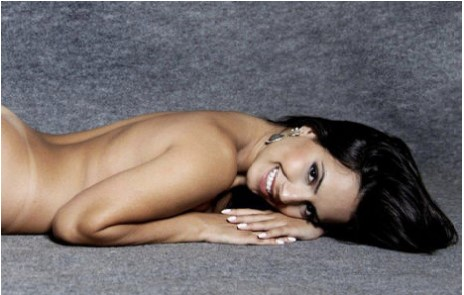
#> input picture images/nudez.jpg, 464 x 295 px
$ jupyter execute --allow-errors processing.ipynb
#> lines starting #> are read from the running program, lines starting #| are printed output that depends on the picture; after the words box and inside, x2 and y2 are one past the last pixel; in counts of white or black regions, pixels touching at a corner belong together
### utils/preprocessing.py
import cv2
import matplotlib.pyplot as plt
import numpy as np
from skimage.measure import label
from skimage.io import imread, imshow

def read_image(url):
    imagem = cv2.cvtColor(imread(url), cv2.COLOR_RGB2HSV)
    return imagem

# [51 lines left out: functions apply_mask, opening_closing, label_image, not called in this run]

### processing.ipynb
### Importando bibliotecas

[cell 1]
# Processamento de imagens
import cv2
from skimage.measure import label
from skimage.io import imread, imshow,imsave
from skimage import color
from utils.preprocessing import *

# Manipulação de dados
import numpy as np
import pandas as pd

# Geração de gráficos
import seaborn as sns
import matplotlib.pyplot as plt
from matplotlib.patches import Rectangle
from pylab import rcParams
from matplotlib.colors import ListedColormap

# Machine Learning
from sklearn import neighbors
from sklearn.neighbors import KNeighborsClassifier
from sklearn.metrics import f1_score,confusion_matrix
from sklearn.model_selection  import train_test_split

# Gerais
from tqdm import tqdm

#### 1. Definir cores de interesse para a segmentação

OBSERVAÇÃO: H, hue in OpenCV varies from 0 to 180, but in the outer world it is usually measured in degrees from 0 to 360, so to get the H of your color h = 97.5° / 2 = 48.7

S and V are measured from 0 ( = 0% in outer world) to 255 ( = 100% in outer world), so

s = 255 * 5.1% = 13
v = 255 * 61.57% = 157

https://stackoverflow.com/questions/57469394/opencv-choosing-hsv-thresholds-for-color-filtering

[cell 2]
nudez = cv2.imread('./images/nudez.jpg')
#> nudez is the input picture: shape (295, 464, 3); mean B, G, R 107.2, 107.7, 115.7
nudez = cv2.cvtColor(nudez, cv2.COLOR_BGR2HSV)
#> nudez: shape (295, 464, 3); mean H, S, V 78.4, 51.3, 123.7
plt.imshow(nudez)
plt.show()

#### 1.2 Pega H e S dos recortes de pele

[cell 3]
paleta = cv2.imread('./images/recorte_pele.jpg')
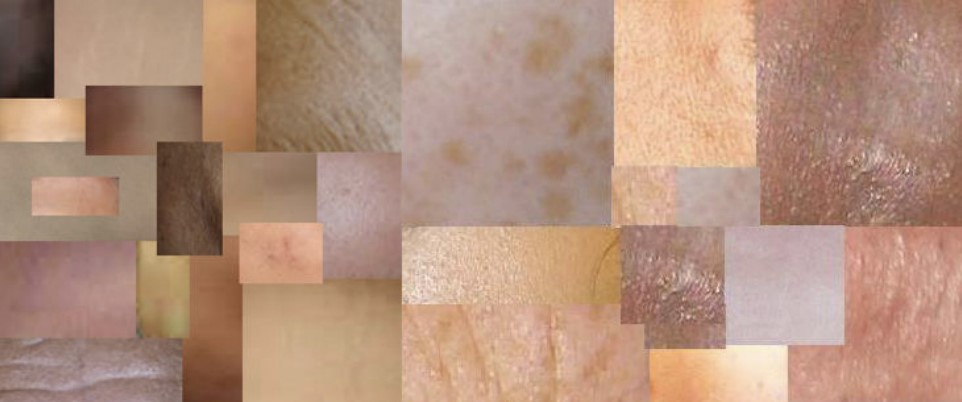
#> input picture images/recorte_pele.jpg, 962 x 402 px
#> paleta is the input picture: shape (402, 962, 3); mean B, G, R 125.5, 145.3, 180
paleta = cv2.cvtColor(paleta, cv2.COLOR_BGR2HSV)
#> paleta: shape (402, 962, 3); mean H, S, V 16.3, 78.4, 180
plt.imshow(paleta)
plt.show()

[cell 4]
all_hsv_codes = paleta.reshape(-1, paleta.shape[-1])
all_hs_codes = [[h,s] for h,s,v in all_hsv_codes]
#> all_hs_codes = 386724 items
unique_hs = np.unique(all_hs_codes, axis=0)
#> unique_hs = 2702 pairs, first value 0 to 179, second value 12 to 255

unique_hs_x = [h*2 for h,s in unique_hs]
#> unique_hs_x = 2702 values from 0 to 358
unique_hs_y = [s/255 for h,s in unique_hs]
#> unique_hs_y = 2702 values, max 1 at index 1102, min 0.0471 at index 2577, mean 0.317

[cell 5]
fig = plt.figure(figsize = (7,5))
sns.set_theme(style = 'whitegrid')

plt.xlabel('$H$', fontsize = 18)
plt.ylabel('$S$', fontsize = 18)

plt.xlim(0,360)
plt.ylim(0,1)

plt.scatter(unique_hs_x,unique_hs_y,c = '#DB9961')

plt.title(
    f'Valores de H e S para o recorte de imagens',
    fontsize= 18,
    fontweight = 'bold',
    y = 1
)

ax = plt.gca()
ax.tick_params(axis='both', which='major', labelsize=15)
ax.tick_params(axis='both', which='minor', labelsize=15)

# Adicionando faixa de interesse
# Valor real (Open CV): H[0,20] e S[25,180]
plt.gca().add_patch(
   Rectangle(
       (0,0.09),
       40,
       0.6,
       fill=True,
       color='b',
       alpha=0.5,
       zorder=100,
       figure=fig
       )
   )

plt.savefig(
    f'./graficos/distribuicao_H_S.eps',
    dpi=1200,
    format = 'eps',
    bbox_inches='tight'
)
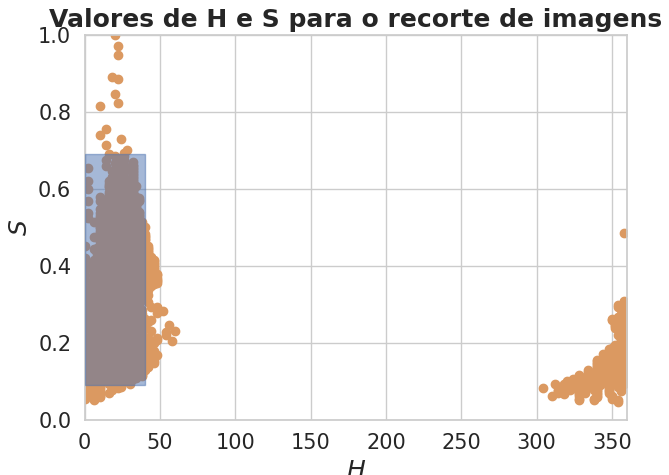
#> figure drawn by matplotlib, 1 panel

### 2 Segmentação de Cores

[cell 6]
x = nudez.shape[0]
#> x = 295
y = nudez.shape[1]
#> y = 464

mask = np.zeros((x+1,y+1))

for i in range(0,x):
    for j in range(0,y):

        h,s,v = nudez[i,j,:]

        if (0 <= h <= 20) and (25 <= s <= 180):

            mask[i,j] = 1
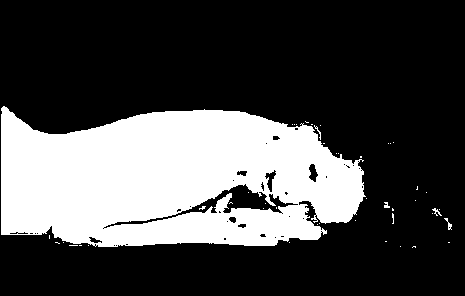
#> mask: shape (296, 465) float64; values 0 (black) and 1 (white), 29% white; 46 white regions (41 under 20 px), largest, box (x1, y1, x2, y2) and area: (1, 106, 366, 247) 39631, (444, 218, 452, 230) 33, (432, 208, 442, 216) 30, (314, 125, 321, 140) 24, (384, 202, 390, 208) 24

[cell 7]
plt.imshow(mask)
plt.show()

#### 2.1 Opening e Closing

[cell 8]
kernel = np.ones((18,18),np.uint8)
opening = cv2.morphologyEx(mask, cv2.MORPH_OPEN, kernel)
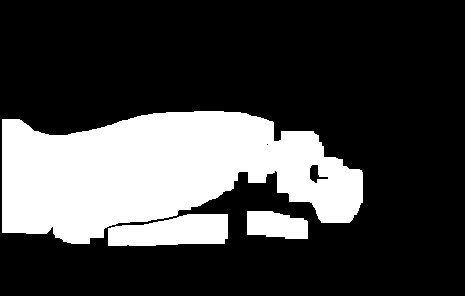
#> opening: shape (296, 465) float64; values 0 (black) and 1 (white), 26.3% white; 3 white regions, box (x1, y1, x2, y2) and area: (2, 111, 363, 244) 31727, (108, 214, 228, 246) 3029, (247, 211, 308, 239) 1409
plt.imshow(opening)
plt.show()

closing = cv2.morphologyEx(opening, cv2.MORPH_CLOSE, kernel)
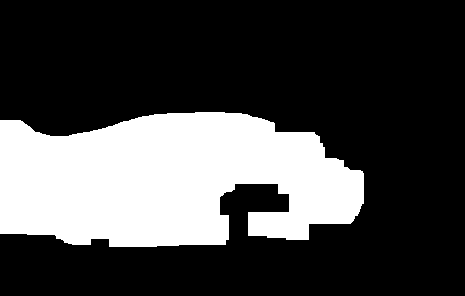
#> closing: shape (296, 465) float64; values 0 (black) and 1 (white), 27.7% white; 1 white region, box (x1, y1, x2, y2) and area: (0, 112, 364, 247) 38086
plt.imshow(closing)
plt.show()

### 3 Rotulação e Contagem de Elementos Conectados

[cell 9]
label_image = label(closing)
imshow(label_image)

### 4 Medição da Área do Maior Elemento Conectado

[cell 10]
flat_label_image = label_image.flatten()

# Número de regiões
num_regioes = max(flat_label_image)
#> num_regioes = 1

[cell 11]
regioes_dict = {}

# não leva em conta os que tem indice 0
for i in range(1,int(num_regioes)+1):

    regioes_dict[str(i)] = len(np.where(flat_label_image == i)[0])
#> after the loop, regioes_dict = {'1': 38086}

lista_chaves = list(regioes_dict.keys())
#> lista_chaves = ['1']
lista_valores = list(regioes_dict.values())
#> lista_valores = [38086]

position = lista_valores.index(max(lista_valores))
#> position = 0
maior_regiao_indice = lista_chaves[position]
#> maior_regiao_indice = '1'

area_imagem = x*y
#> area_imagem = 136880
area_regiao = regioes_dict[maior_regiao_indice]
#> area_regiao = 38086

porcentagem_ocupada = (area_regiao/area_imagem)*100
#> porcentagem_ocupada = 27.82

[cell 12]
porcentagem_ocupada
#> Out = 27.82

### 5 Classificação por meio de Aprendizado de Máquina

[cell 13]
dataset = pd.DataFrame(columns=['area_ocupada','numero_regioes','label'])

#### 5.1 Pega dataset nudez

[cell 14]
nsfw_urls = []
with open('./images/urls_nsfw.txt','r') as f:
#> (reads images/urls_nsfw.txt from the repository)
    nsfw_urls = [line.rstrip() for line in f]

[cell 15]
index = 0
#> (the rest of this cell did not finish here and is left out)

#### 5.2 Pega dataset vestidas

[cell 16]
for index in tqdm(range(1,501),desc='Progress'):
    try:

        file_index = str(index)

        while len(file_index) < 4:
            file_index = '0' + file_index

        imagem = read_image(f'./images/imagens_vestidas/img_{file_index}.png')
        mask,x,y = apply_mask(imagem)
        closing = opening_closing(mask)
        num_regioes,porcentagem_ocupada = label_image(closing,x,y)

        nova_linha = pd.Series(
            {
                'area_ocupada': porcentagem_ocupada,
                'numero_regioes': num_regioes,
                'label':0
            }
        )

        dataset = pd.concat(
            [
                dataset,
                nova_linha.to_frame().T,
            ],
            ignore_index=True
            )

    except Exception as e:
        print(e)
